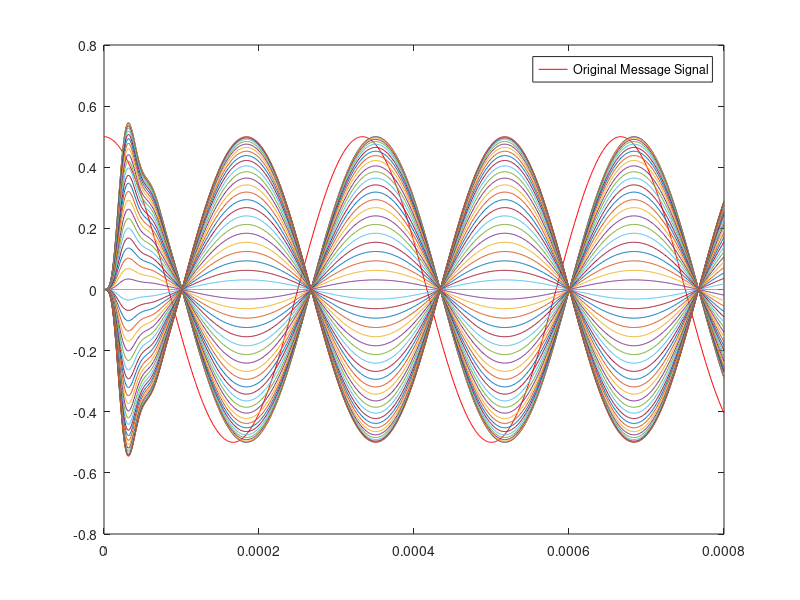
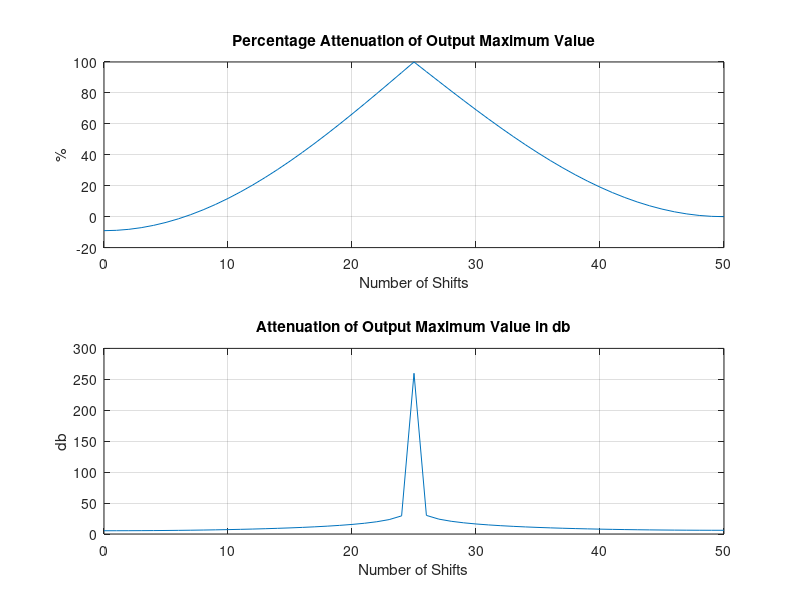

Source code (MATLAB) for these figures, in order:
% L.B.I.P Thilakasiri - E/16/367
% EE357 Communication Systems: Laboratary 01 - DSB-SC Section III

% general specifications
ac = 1;
am = 0.5;
fs = 1000000;                         
t1 = 0:1/fs:8/10000;  
len = length(t1);
fm = 3000;
fc = 250*1000;
fn = fs/len;
ff = -fs/2:fn:fs/2-fn;

% signal specifications
mt = am*cos(2*pi*fm.*t1);              
wc = 2*pi*fc;
ct = ac*cos(wc.*t1);
st = ac.*(mt).*cos(wc.*t1);

% vector to save the index values
ind = zeros(1,50);
% vector to store difference between i/p & o/p signals
dif = zeros(1,50);
% vector to store db difference between i/p & o/p signals
db = zeros(1,50);

figure(1)
plot(t1,mt,'r');
hold on;

for i = 0:(pi/50):pi
    x = (round(i*50/pi));
    ind(x+1) = x;
    ct2 = ac*cos(wc.*t1 + i);
    et = 2*ct2.*st;
    cof = 30000/(fs/2);               
    order = 5;
    [b,a] = butter(order,cof);
    fot = filter(b,a,et);    %filter output signal t-domain 
    plot(t1,fot);
    legend("Original Message Signal");
    hold on;
    dif(x+1) = (0.5 - max(fot));
    db(x+1) = 20*log10(1/max(fot));
end

% percentage shifts and db difference plots
figure(2)
subplot (2,1,1);
grid on;
plot(ind, 100.*dif/0.5);
xlabel('Number of Shifts')
ylabel('%')
title("Percentage Attenuation of Output Maximum Value");
grid on;
subplot(2,1,2);
plot(ind, db);
xlabel('Number of Shifts')
ylabel('db')
title("Attenuation of Output Maximum Value in db");
grid on;
